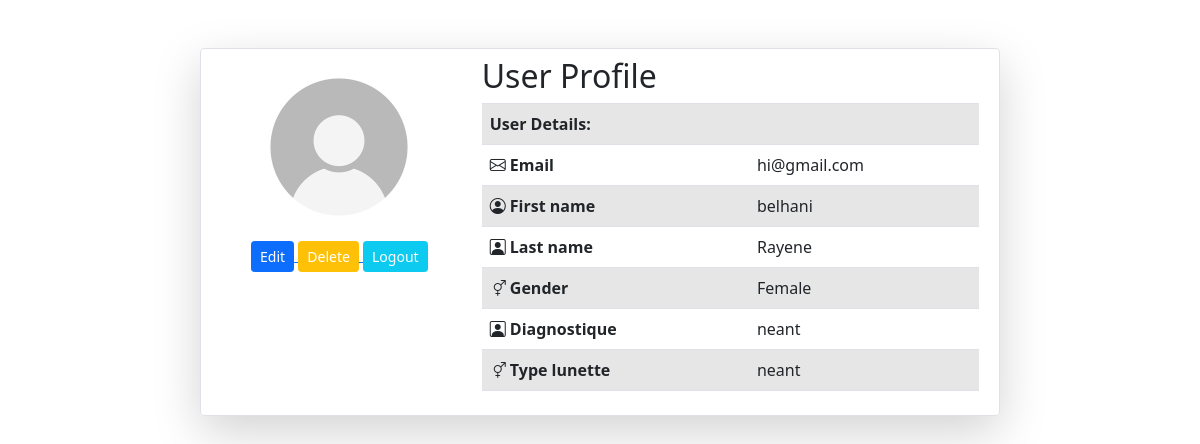
The page / (signed in) on the database its author committed.
### tables this page shows
CREATE TABLE `users` (
  `id` int(11) NOT NULL,
  `firstname` varchar(30) NOT NULL,
  `lastname` varchar(30) NOT NULL,
  `email` varchar(100) NOT NULL,
  `phone_numbre` varchar(50) NOT NULL,
  `image` blob NOT NULL,
  `password` varchar(255) NOT NULL,
  `gender` varchar(6) NOT NULL,
  `city` varchar(50) NOT NULL,
  `date` datetime NOT NULL
);

### functions.php (called while the page is built, shortened)
<?php
function db_query(string $query, array $data = array())
{
	$string = "mysql:hostname=localhost;dbname=memoir";
	$con = new PDO($string, 'root', '');
	$stm = $con->prepare($query);
	$check = $stm->execute($data);
	if($check)
	{
		$res = $stm->fetchAll(PDO::FETCH_ASSOC);
		if(is_array($res) && !empty($res))
		{
			return $res;
		}
	}
	return false;
}
function get_image($path = ''):string
{
	return './images/no-image.jpg';
}

### index.php (the view, shortened to what this page needs)
<?php
	require 'functions.php';
	$id = $_GET['id'] ?? $_SESSION['PROFILE']['id'];
	$row = db_query("select * from users  where id = $id ",['id'=>$id]);
	if($row)
	{
		$row = $row[0];
	}
		$row2 = db_query("select * from consultatiion  where id =". $row['id']." order by date_consult DESC");
		if($row2) $row22 = $row2[0];
		else {
			$row2[0]['diagnostique']="neant";
			$row2[0]['type_lunett']="neant";
		}
?>
<!DOCTYPE html>
<html>
<head>
	<link rel="stylesheet" type="text/css" href="./css/bootstrap.min.css">
	<link rel="stylesheet" type="text/css" href="./css/bootstrap-icons.css">
</head>
<body>
	<?php if(!empty($row)):?>
		<div class="row col-lg-8 border rounded mx-auto mt-5 p-2 shadow-lg">
			<div class="col-md-4 text-center">
				<img src="<?=get_image($row['image'])?>" class="img-fluid rounded" style="width: 180px;height:180px;object-fit: cover;">
				<div>
					<?php
					if($row['id']):?>
						<a href="profile-edit.php">
							<button class="mx-auto m-1 btn-sm btn btn-primary">Edit</button>
						</a>
						<a href="profile-delete.php">
							<button class="mx-auto m-1 btn-sm btn btn-warning text-white">Delete</button>
						</a>
						<a href="logout.php">
							<button class="mx-auto m-1 btn-sm btn btn-info text-white">Logout</button>
						</a>
						<?php
					endif;
					?>
				</div>
			</div>
			<div class="col-md-8">
				<div class="h2">User Profile</div>
				<table class="table table-striped">
					<tr><th colspan="2">User Details:</th></tr>
					<tr><th><i class="bi bi-envelope"></i> Email</th><td><?=($row['email'])?></td></tr>
					<tr><th><i class="bi bi-person-circle"></i> First name</th><td><?=($row['firstname'])?></td></tr>
					<tr><th><i class="bi bi-person-square"></i> Last name</th><td><?=($row['lastname'])?></td></tr>
					<tr><th><i class="bi bi-gender-ambiguous"></i> Gender</th><td><?=($row['gender'])?></td></tr>
						<tr><th><i class="bi bi-person-square"></i> Diagnostique</th><td><?= ($row2[0]['diagnostique'])?></td></tr>
						<tr><th><i class="bi bi-gender-ambiguous"></i> Type lunette</th><td><?= $row2[0]['type_lunett']?></td></tr>
				</table>
			</div>
			</div>
		<?php endif;?>
</body>
</html>

### rows shown on the page
users: email "hi@gmail.com", firstname "belhani", lastname "Rayene", gender "Female"

### other values the page prints
$row2[0]['diagnostique'] "neant"
$row2[0]['type_lunett'] "neant"
